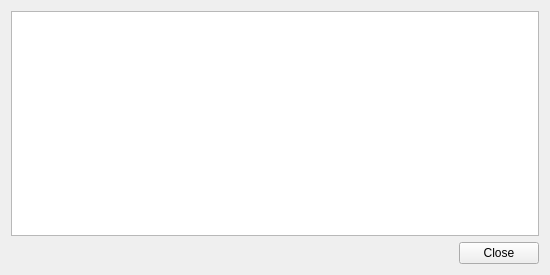
<?xml version="1.0" encoding="UTF-8"?>
<ui version="4.0">
 <class>Dialog</class>
 <widget class="QDialog" name="Dialog">
  <property name="windowModality">
   <enum>Qt::ApplicationModal</enum>
  </property>
  <property name="geometry">
   <rect>
    <x>0</x>
    <y>0</y>
    <width>550</width>
    <height>275</height>
   </rect>
  </property>
  <property name="windowTitle">
   <string>Participants</string>
  </property>
  <property name="windowIcon">
   <iconset resource="resources.qrc">
    <normaloff>:/synthclone/images/16x16/view-tree.png</normaloff>:/synthclone/images/16x16/view-tree.png</iconset>
  </property>
  <property name="modal">
   <bool>true</bool>
  </property>
  <layout class="QVBoxLayout" stretch="1,0">
   <item>
    <widget class="QTreeView" name="treeView"/>
   </item>
   <item>
    <layout class="QHBoxLayout" stretch="1,0">
     <item>
      <spacer>
       <property name="orientation">
        <enum>Qt::Horizontal</enum>
       </property>
       <property name="sizeHint" stdset="0">
        <size>
         <width>0</width>
         <height>0</height>
        </size>
       </property>
      </spacer>
     </item>
     <item>
      <widget class="QPushButton" name="closeButton">
       <property name="text">
        <string>Close</string>
       </property>
       <property name="icon">
        <iconset resource="resources.qrc">
         <normaloff>:/synthclone/images/16x16/close.png</normaloff>:/synthclone/images/16x16/close.png</iconset>
       </property>
       <property name="autoDefault">
        <bool>false</bool>
       </property>
       <property name="default">
        <bool>false</bool>
       </property>
      </widget>
     </item>
    </layout>
   </item>
  </layout>
 </widget>
 <resources>
  <include location="resources.qrc"/>
 </resources>
 <connections/>
</ui>
